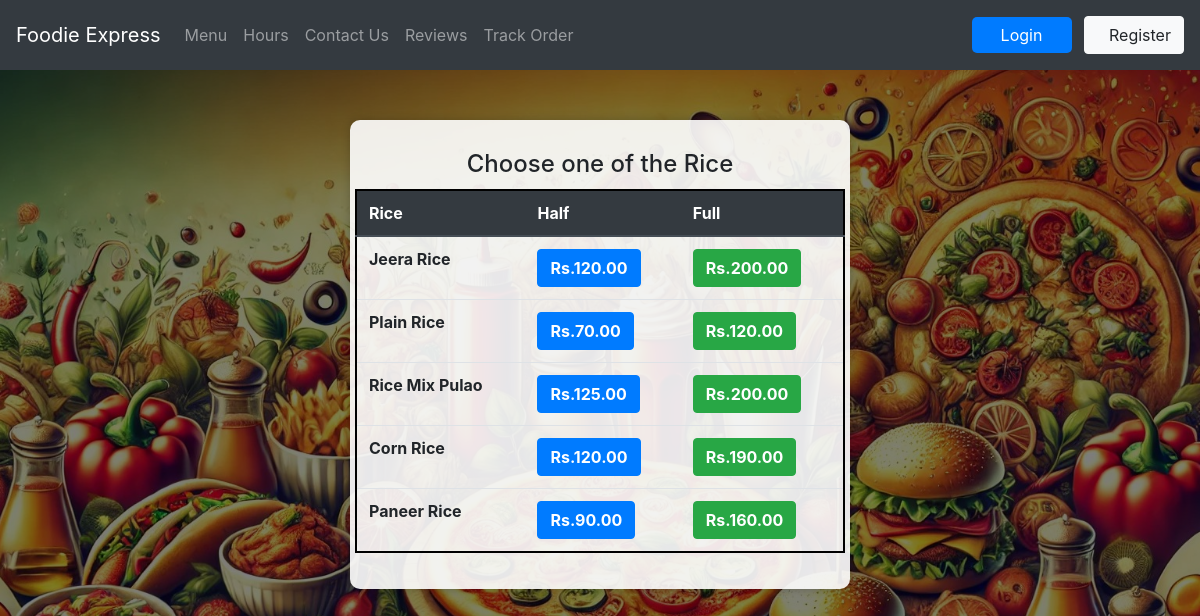
The page /Rice on the database its author committed.
### orders/models.py (models this page shows, shortened)
class Rice(models.Model):
    dish_name = models.CharField(max_length=200)
    small_price = models.DecimalField(max_digits=6, decimal_places=2)
    large_price = models.DecimalField(max_digits=6, decimal_places=2)

### orders/views.py (the view)
# urls.py: path("Rice", views.rice, name="rice"),
def rice(request):
    return render(request, "orders/rice.html", context={"dishes": Rice.objects.all})

### orders/templates/orders/rice.html
{% extends 'orders/header.html' %}
{% block content %}
<div class="container">
  <h4 style="margin:10px; text-align:center;">Choose one of the Rice</h4>
  <div class="row justify-content-center">
    <table class="table" style="border: 2px solid black">
      <thead class="thead-dark">
        <tr>
          <th scope="col">Rice</th>
          <th scope="col">Half</th>
          <th scope="col">Full</th>
        </tr>
      </thead>
      <tbody>
        {% for dish in dishes %}
        <tr>
          <th>{{dish.dish_name}}</th>
          <td>
            <button type="button" class="btn btn-primary"
                    onclick="isAuthenticated ? add_to_cart({item_description:'Small - {{dish.dish_name}}', price:{{dish.small_price}}}) : window.location.href='{% url 'orders:login' %}'">
              <strong>Rs.{{dish.small_price}}</strong>
            </button>
          </td>
          <td>
            <button type="button" class="btn btn-success"
                    onclick="isAuthenticated ? add_to_cart({item_description:'Large - {{dish.dish_name}}', price:{{dish.large_price}}}) :  window.location.href='{% url 'orders:login' %}'">
              <strong>Rs.{{dish.large_price}}</strong>
            </button>
          </td>
        </tr>
        {% endfor %}
      </tbody>
    </table>
  </div>
</div>
{% endblock %}

### orders/static/orders/style.css (style rules this page uses)
body { background: url('bgimg.jpg') center/cover no-repeat fixed; }
body::before { content: ""; position: fixed; top: 0; left: 0; width: 100%; height: 100%; background: rgba(0, 0, 0, 0.5); z-index: -1; }
.container { max-width: 500px; background: rgba(255, 255, 255, 0.9); padding: 20px; border-radius: 10px; margin-top: 50px; box-shadow: 0px 0px 10px rgba(0, 0, 0, 0.2); }

### rows shown on the page
Rice: dish_name "Jeera Rice", small_price "120.00", large_price "200.00"
Rice: dish_name "Plain Rice", small_price "70.00", large_price "120.00"
Rice: dish_name "Rice Mix Pulao", small_price "125.00", large_price "200.00"
Rice: dish_name "Corn Rice", small_price "120.00", large_price "190.00"
Rice: dish_name "Paneer Rice", small_price "90.00", large_price "160.00"
